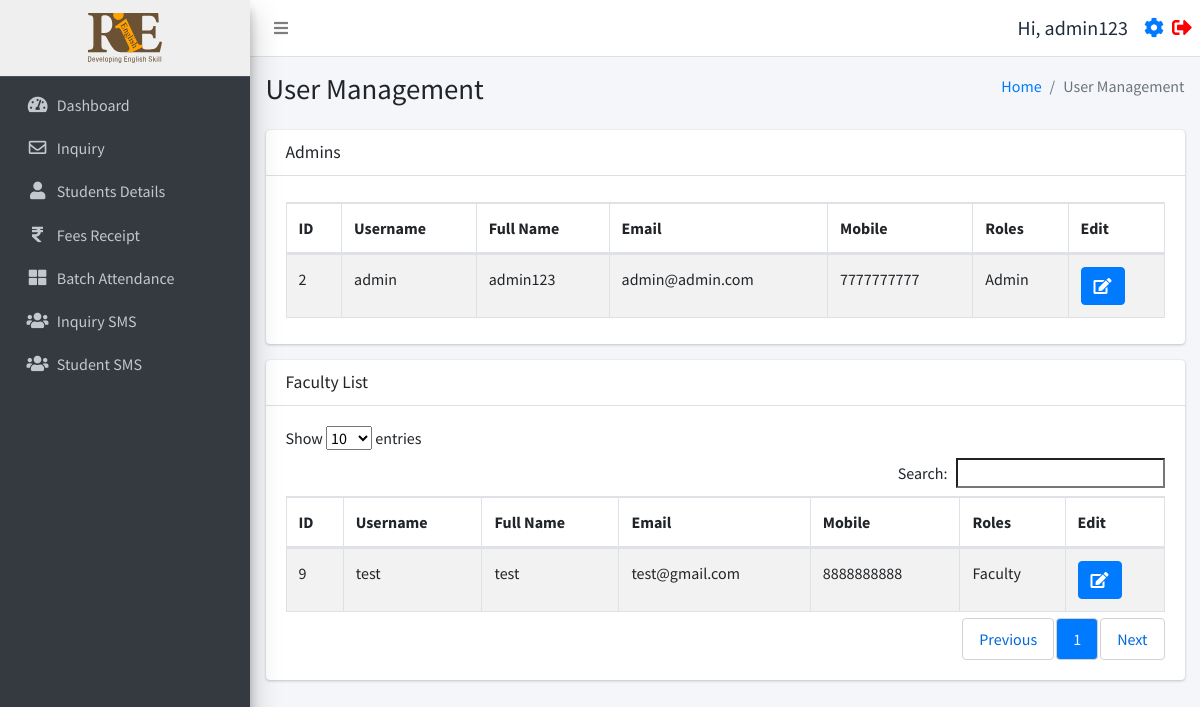
Screenshot of /user_management.php (signed in) with the database file from the repository.
### tables this page shows
CREATE TABLE `users` (
  `id` int(11) NOT NULL,
  `username` varchar(255) NOT NULL,
  `fullname` varchar(255) NOT NULL,
  `email` varchar(255) NOT NULL,
  `mobile` varchar(15) NOT NULL,
  `password` varchar(255) NOT NULL,
  `status` int(11) NOT NULL,
  `created_at` timestamp NOT NULL DEFAULT current_timestamp()
);

### user_management.php (the view, shortened to what the rows shown need)
<!DOCTYPE html>
<html lang="en">
<head>
</head>
<body>
<?php include('./header.php'); ?>
<?php include('./db.php'); ?>
<?php
require_once('function.php');
$userData = selectFromTable('users', ['id', 'username', 'fullname', 'email', 'mobile', 'status', 'created_at'], []);
$superAdmins = array_filter($userData, function($user) {
    return $user['status'] == 0;
});
$admins = array_filter($userData, function($user) {
    return $user['status'] == 1;
});
$faculty = array_filter($userData, function($user) {
    return $user['status'] == 2;
});
$userStatus = $_SESSION['user_status'] ?? null;
?>
<div class="content-wrapper">
    <div class="content-header">
        <div class="container-fluid">
            <div class="row mb-2">
                <div class="col-sm-6">
                    <h1 class="m-0">User Management</h1>
                </div>
            </div>
        </div>
    </div>
    <section class="content">
        <div class="container-fluid">
            <div class="row">
                <div class="col-12">
                    <?php if ($userStatus == 'super_admin'): ?>
                        <div class="card">
                            <div class="card-header">
                                <h3 class="card-title">Super Admins</h3>
                                <div class="card-tools">
                                    <a href="./user_management_form.php" class="btn btn-primary">Add New Users</a>
                                </div>
                            </div>
                            <div class="card-body">
                                <div class="table-responsive">
                                    <table id="superAdminTable" class="table table-bordered table-striped">
                                        <thead>
                                            <tr>
                                                <th>ID</th>
                                                <th>Username</th>
                                                <th>Full Name</th>
                                                <th>Email</th>
                                                <th>Mobile</th>
                                                <th>Roles</th>
                                                <th>Edit</th>
                                                <th>Delete</th>
                                            </tr>
                                        </thead>
                                        <tbody>
                                            <?php foreach ($superAdmins as $row): ?>
                                            <tr>
                                                <td><?= htmlspecialchars($row['id']) ?></td>
                                                <td><?= htmlspecialchars($row['username']) ?></td>
                                                <td><?= htmlspecialchars($row['fullname']) ?></td>
                                                <td><?= htmlspecialchars($row['email']) ?></td>
                                                <td><?= htmlspecialchars($row['mobile']) ?></td>
                                                <td>Super Admin</td>
                                                <td><a href='user_management_form.php?id=<?= htmlspecialchars($row['id']) ?>' class='btn btn-primary'><i class='fas fa-edit'></i></a></td>
                                                <td><a href='javascript:void(0);' onclick='confirmDelete(<?= $row['id'] ?>)' class='btn btn-danger'><i class='fas fa-trash'></i></a></td>
                                            </tr>
                                            <?php endforeach; ?>
                                        </tbody>
                                    </table>
                                </div>
                            </div>
                        </div>
                        <div class="card">
                            <div class="card-header">
                                <h3 class="card-title">Admins</h3>
                            </div>
                            <div class="card-body">
                                <div class="table-responsive">
                                    <table id="adminTable" class="table table-bordered table-striped">
                                        <thead>
                                            <tr>
                                                <th>ID</th>
                                                <th>Username</th>
                                                <th>Full Name</th>
                                                <th>Email</th>
                                                <th>Mobile</th>
                                                <th>Roles</th>
                                                <th>Edit</th>
                                                <th>Delete</th>
                                            </tr>
                                        </thead>
                                        <tbody>
                                            <?php foreach ($admins as $row): ?>
                                            <tr>
                                                <td><?= htmlspecialchars($row['id']) ?></td>
                                                <td><?= htmlspecialchars($row['username']) ?></td>
                                                <td><?= htmlspecialchars($row['fullname']) ?></td>
                                                <td><?= htmlspecialchars($row['email']) ?></td>
                                                <td><?= htmlspecialchars($row['mobile']) ?></td>
                                                <td>Admin</td>
                                                <td><a href='user_management_form.php?id=<?= htmlspecialchars($row['id']) ?>' class='btn btn-primary'><i class='fas fa-edit'></i></a></td>
                                                <td><a href='javascript:void(0);' onclick='confirmDelete(<?= $row['id'] ?>)' class='btn btn-danger'><i class='fas fa-trash'></i></a></td>
                                            </tr>
                                            <?php endforeach; ?>
                                        </tbody>
                                    </table>
                                </div>
                            </div>
                        </div>
                        <div class="card">
                            <div class="card-header">
                                <h3 class="card-title">Faculty List</h3>
                            </div>
                            <div class="card-body">
                                <div class="table-responsive">
                                    <table id="facultyTable" class="table table-bordered table-striped">
                                        <thead>
                                            <tr>
                                                <th>ID</th>
                                                <th>Username</th>
                                                <th>Full Name</th>
                                                <th>Email</th>
                                                <th>Mobile</th>
                                                <th>Roles</th>
                                                <th>Edit</th>
                                                <th>Delete</th>
                                            </tr>
                                        </thead>
                                        <tbody>
                                            <?php foreach ($faculty as $row): ?>
                                            <tr>
                                                <td><?= htmlspecialchars($row['id']) ?></td>
                                                <td><?= htmlspecialchars($row['username']) ?></td>
                                                <td><?= htmlspecialchars($row['fullname']) ?></td>
                                                <td><?= htmlspecialchars($row['email']) ?></td>
                                                <td><?= htmlspecialchars($row['mobile']) ?></td>
                                                <td>Faculty</td>
                                                <td><a href='user_management_form.php?id=<?= htmlspecialchars($row['id']) ?>' class='btn btn-primary'><i class='fas fa-edit'></i></a></td>
                                                <td><a href='javascript:void(0);' onclick='confirmDelete(<?= $row['id'] ?>)' class='btn btn-danger'><i class='fas fa-trash'></i></a></td>
                                            </tr>
                                            <?php endforeach; ?>
                                        </tbody>
                                    </table>
                                </div>
                            </div>
                        </div>
                    <?php elseif ($userStatus == 'admin'): ?>
                        <div class="card">
                            <div class="card-body">
                                <div class="table-responsive">
                                    <table id="adminTable" class="table table-bordered table-striped">
                                        <thead>
                                            <tr>
                                                <th>ID</th>
                                                <th>Username</th>
                                                <th>Full Name</th>
                                                <th>Email</th>
                                                <th>Mobile</th>
                                                <th>Roles</th>
                                                <th>Edit</th>
                                            </tr>
                                        </thead>
                                        <tbody>
                                            <?php foreach ($admins as $row): ?>
                                            <tr>
                                                <td><?= htmlspecialchars($row['id']) ?></td>
                                                <td><?= htmlspecialchars($row['username']) ?></td>
                                                <td><?= htmlspecialchars($row['fullname']) ?></td>
                                                <td><?= htmlspecialchars($row['email']) ?></td>
                                                <td><?= htmlspecialchars($row['mobile']) ?></td>
                                                <td>Admin</td>
                                                <td><a href='user_management_form.php?id=<?= htmlspecialchars($row['id']) ?>' class='btn btn-primary'><i class='fas fa-edit'></i></a></td>
                                            </tr>
                                            <?php endforeach; ?>
                                        </tbody>
                                    </table>
                                </div>
                            </div>
                        </div>
                        <div class="card">
                            <div class="card-body">
                                <div class="table-responsive">
                                    <table id="facultyTable" class="table table-bordered table-striped">
                                        <thead>
                                            <tr>
                                                <th>ID</th>
                                                <th>Username</th>
                                                <th>Full Name</th>
                                                <th>Email</th>
                                                <th>Mobile</th>
                                                <th>Roles</th>
                                                <th>Edit</th>
                                            </tr>
                                        </thead>
                                        <tbody>
                                            <?php foreach ($faculty as $row): ?>
                                            <tr>
                                                <td><?= htmlspecialchars($row['id']) ?></td>
                                                <td><?= htmlspecialchars($row['username']) ?></td>
                                                <td><?= htmlspecialchars($row['fullname']) ?></td>
                                                <td><?= htmlspecialchars($row['email']) ?></td>
                                                <td><?= htmlspecialchars($row['mobile']) ?></td>
                                                <td>Faculty</td>
                                                <td><a href='user_management_form.php?id=<?= htmlspecialchars($row['id']) ?>' class='btn btn-primary'><i class='fas fa-edit'></i></a></td>
                                            </tr>
                                            <?php endforeach; ?>
                                        </tbody>
                                    </table>
                                </div>
                            </div>
                        </div>
                    <?php endif; ?>
                </div>
            </div>
        </div>
    </section>
</div>
<?php include('./footer.php'); ?>

### header.php (shortened to what the rows shown need)
<?php
require_once 'db.php';
require_once ('function.php');
$user = selectFromTable('users', ['*'], ['id' => $_SESSION['user_id']]);
$user = $user[0];
?>
<!DOCTYPE html>
<html lang="en">
<head>
  <link rel="stylesheet" href="./plugins/fontawesome-free/css/all.min.css">
  <link rel="stylesheet" href="https://code.ionicframework.com/ionicons/2.0.1/css/ionicons.min.css">
  <link rel="stylesheet" href="./plugins/icheck-bootstrap/icheck-bootstrap.min.css">
  <link rel="stylesheet" href="https://cdn.datatables.net/1.10.19/css/dataTables.bootstrap4.min.css">
  <link rel="stylesheet" href="./asset/css/adminlte.min.css">
  <link rel="stylesheet" href="./asset/css/style.css">
</head>
<body class="hold-transition sidebar-mini layout-fixed">
  <div class="wrapper">
    <nav class="main-header navbar navbar-expand navbar-white navbar-light sticky-top">
      <ul class="navbar-nav ml-auto">
        <li class="nav-item d-flex align-items-center">
          <span class="mr-3" style="font-size:20px;">Hi, <?php echo $user['fullname']; ?></span>
          <a href="./profile.php" style="font-size:20px;" class="d-block mr-2"><i class="fas fa-cog"></i></a>
          <a href="./logout.php" style="font-size:20px;"><i class="fas fa-sign-out-alt" style="color:red"></i></a>
        </li>
      </ul>
    </nav>

### rows the page displays
users: fullname "admin123", id "2", username "admin", email "admin@admin.com", mobile "7777777777"
users: id "9", username "test", fullname "test", email "test@gmail.com", mobile "8888888888"
